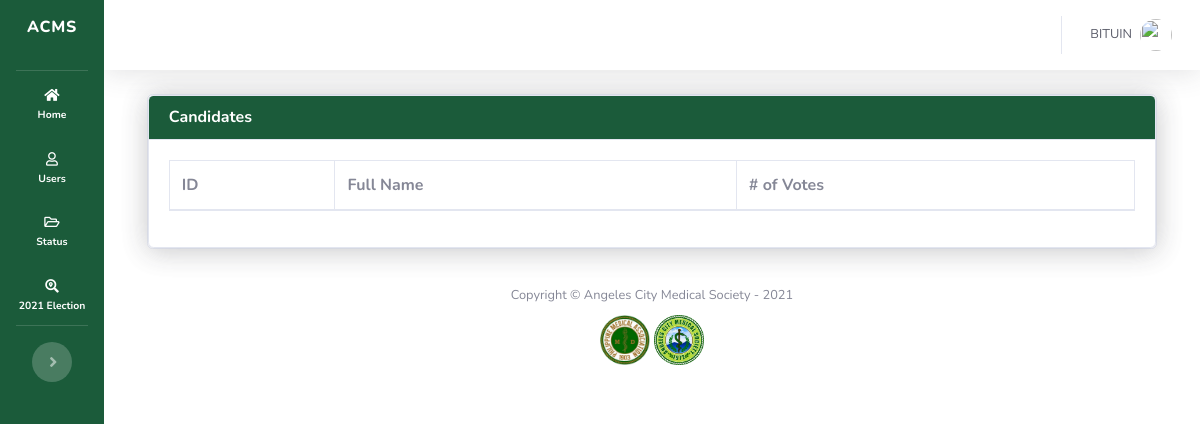
/admin/view_election_status.php (signed in), run on an earlier commit of the app's database.
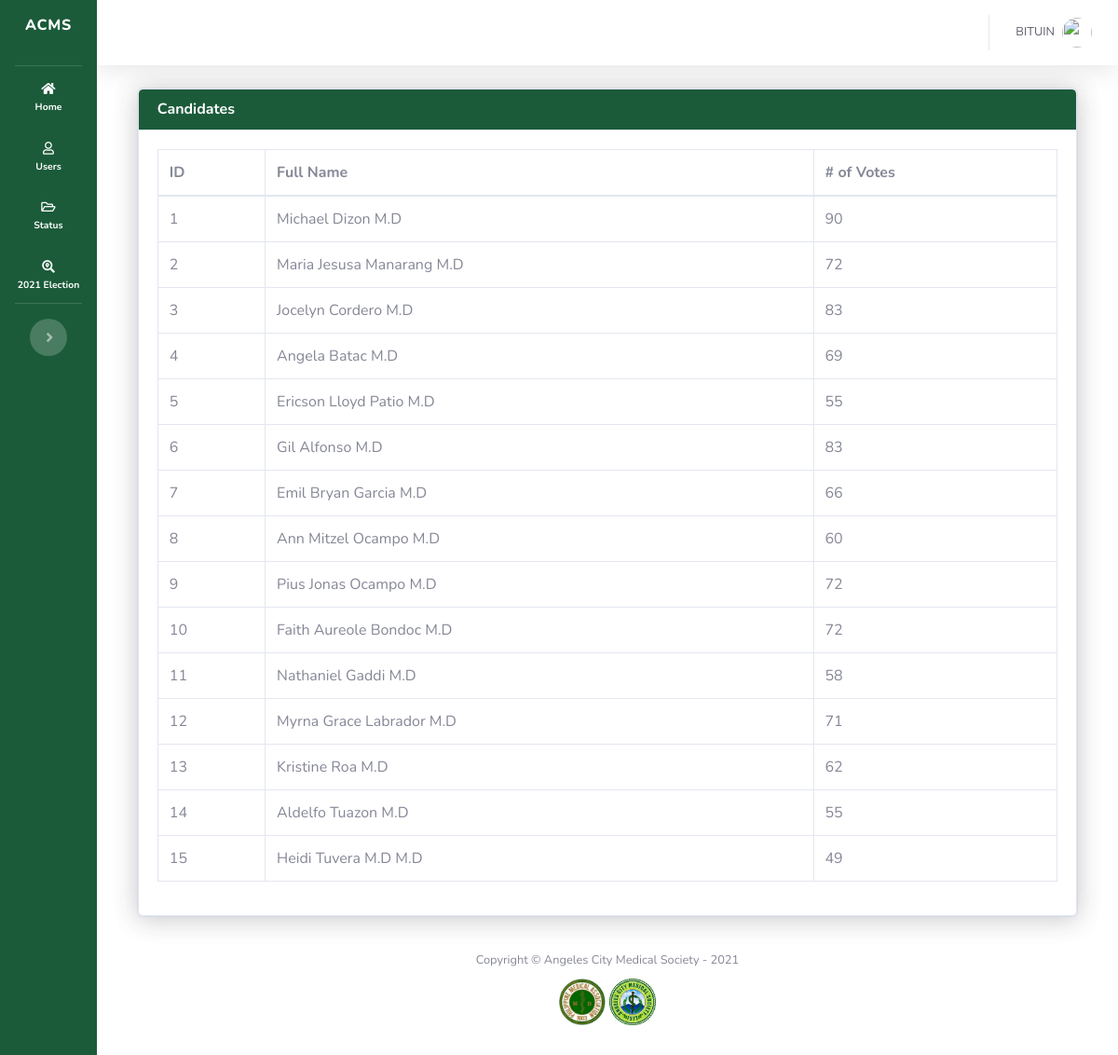
And on a later commit of the database.
### tables this page shows
CREATE TABLE `candidates` (
  `id` int(11) NOT NULL,
  `last_name` varchar(128) NOT NULL,
  `first_name` varchar(128) NOT NULL,
  `middle_name` varchar(128) NOT NULL
);

### admin/view_election_status.php (the view, shortened to what this page needs)
<?php
include('sidebar.php');
$getElectionStatus = mysqli_query($mysqli, "SELECT * FROM candidates");
?>
<div id="content-wrapper" class="d-flex flex-column">
    <div id="content">
        <?php require('topbar.php'); ?>
        <div class="container-fluid">
            <div class="row">
                <div class="col-md-12" style="/* width: 70%;height:500px;background-color:green; */">
                    <div class="card shadow row mb-2" style="/*height:150px ; background-color: red;*/">
                        <div class="card shadow">
                            <div class="card-header" style="background-color: #1b5b3a;  ">
                                <h6 class="m-0 font-weight-bold" style="color: white;">Candidates</h6>
                            </div>
                            <div class="card-body">
                                <div class="table-responsive">
                                    <table class="table table-bordered" id="userTable" width="100%" cellspacing="0">
                                        <thead>
                                        <tr>
                                            <th>ID</th>
                                            <th>Full Name</th>
                                            <th># of Votes</th>
                                        </tr>
                                        </thead>
                                        <tbody>
                                        <?php while($newCandidate = $getElectionStatus->fetch_assoc()){ ?>
                                            <tr>
                                                <td><?php echo $newCandidate['id']; ?></td>
                                                <td><?php echo $newCandidate['first_name'].' '.$newCandidate['last_name']; ?></td>
                                                <td>
                                                    <?php
                                                        $candidate_id = $newCandidate['id'];
                                                        $getScore = mysqli_query($mysqli, "SELECT COUNT(candidate_id) AS score FROM tally WHERE candidate_id = '$candidate_id' ");
                                                        $newScore = $getScore->fetch_array();
                                                        echo $newScore['score'];
                                                    ?>
                                                </td>
                                            </tr>
                                        <?php } ?>
                                        </tbody>
                                    </table>
                                </div>
                            </div>
                        </div>
                    </div>
                </div>
            </div>
        </div>
        <?php
        include('footer.php');
        ?>

What changed in the data, as far as the page shows it:
added candidates: id "1", first_name "Michael", last_name "Dizon M.D", score "90"
added candidates: id "2", first_name "Maria Jesusa", last_name "Manarang M.D", score "72"
added candidates: id "3", first_name "Jocelyn", last_name "Cordero M.D", score "83"
added candidates: id "4", first_name "Angela", last_name "Batac M.D", score "69"
added candidates: id "5", first_name "Ericson Lloyd", last_name "Patio M.D", score "55"
added candidates: id "6", first_name "Gil", last_name "Alfonso M.D", score "83"
added candidates: id "7", first_name "Emil Bryan", last_name "Garcia M.D", score "66"
added candidates: id "8", first_name "Ann Mitzel", last_name "Ocampo M.D", score "60"
added candidates: id "9", first_name "Pius Jonas", last_name "Ocampo M.D", score "72"
added candidates: id "10", first_name "Faith Aureole", last_name "Bondoc M.D", score "72"
added candidates: id "11", first_name "Nathaniel", last_name "Gaddi M.D", score "58"
added candidates: id "12", first_name "Myrna Grace", last_name "Labrador M.D", score "71"
added candidates: id "13", first_name "Kristine", last_name "Roa M.D", score "62"
added candidates: id "14", first_name "Aldelfo", last_name "Tuazon M.D", score "55"
added candidates: id "15", first_name "Heidi", last_name "Tuvera M.D M.D", score "49"
